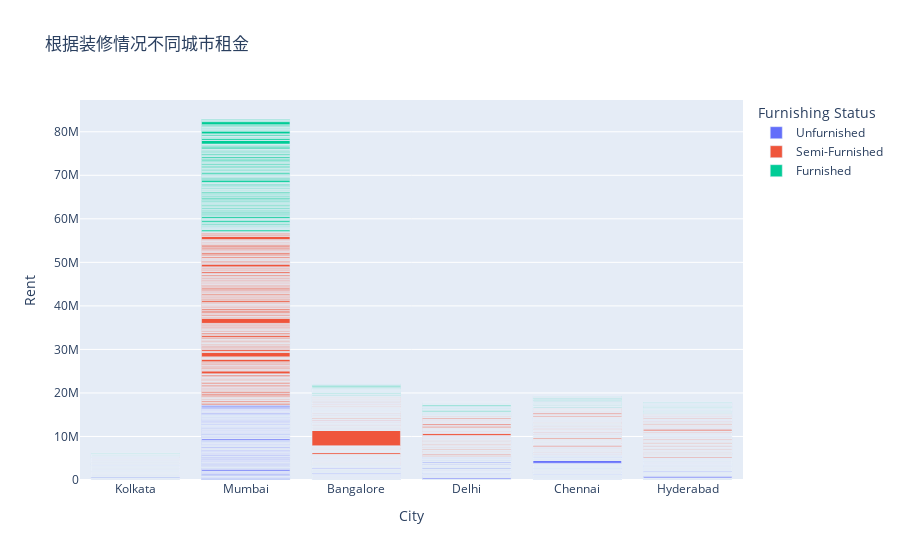

Write notebook code for a chart like this one.
### Markdown cell above
下面我们来看看各个城市按照房屋装修状况的租金情况：

### Code cell
figure = px.bar(data, x=data["City"], 
                y = data["Rent"], 
                color = data["Furnishing Status"],
            title="根据装修情况不同城市租金")
figure.show()

### Figure 1 — Plotly figure (JSON) as saved in the notebook; plotly's stock layout.template omitted (floating-point values rounded to 4 significant figures; data arrays with more than 128 entries replaced by an {"elided": "..."} marker saying what was removed)
{"data": [{"hovertemplate": "Furnishing Status=Unfurnished<br>City=%{x}<br>Rent=%{y}<extra></extra>", "legendgroup": "Unfurnished", "marker": {"color": "#636efa", "pattern": {"shape": ""}}, "name": "Unfurnished", "orientation": "v", "showlegend": true, "textposition": "auto", "type": "bar", "x": {"elided": "1815 str values"}, "xaxis": "x", "y": {"elided": "1815 int values"}, "yaxis": "y"}, {"hovertemplate": "Furnishing Status=Semi-Furnished<br>City=%{x}<br>Rent=%{y}<extra></extra>", "legendgroup": "Semi-Furnished", "marker": {"color": "#EF553B", "pattern": {"shape": ""}}, "name": "Semi-Furnished", "orientation": "v", "showlegend": true, "textposition": "auto", "type": "bar", "x": {"elided": "2251 str values"}, "xaxis": "x", "y": {"elided": "2251 int values"}, "yaxis": "y"}, {"hovertemplate": "Furnishing Status=Furnished<br>City=%{x}<br>Rent=%{y}<extra></extra>", "legendgroup": "Furnished", "marker": {"color": "#00cc96", "pattern": {"shape": ""}}, "name": "Furnished", "orientation": "v", "showlegend": true, "textposition": "auto", "type": "bar", "x": {"elided": "680 str values"}, "xaxis": "x", "y": {"elided": "680 int values"}, "yaxis": "y"}], "layout": {"barmode": "relative", "legend": {"title": {"text": "Furnishing Status"}, "tracegroupgap": 0}, "title": {"text": "根据装修情况不同城市租金"}, "xaxis": {"anchor": "y", "domain": [0, 1], "title": {"text": "City"}}, "yaxis": {"anchor": "x", "domain": [0, 1], "title": {"text": "Rent"}}}}
